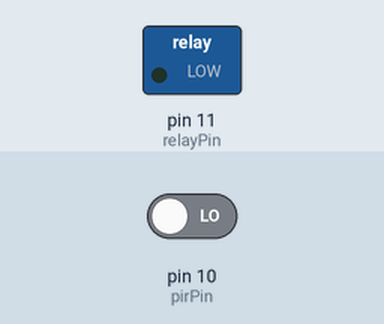
This sketch was run on a simulated Arduino Uno, built with avr-gcc and run on an emulated ATmega328P. Shown: switched loads named in the sketch (green lamp = pin HIGH). The test bench sets the inputs (shaded band); at power-on: pin 10 (pirPin) LOW.

Above: at 1.2 s.
1.3 s: pin 10 (pirPin) driven HIGH
At 2.1 s:
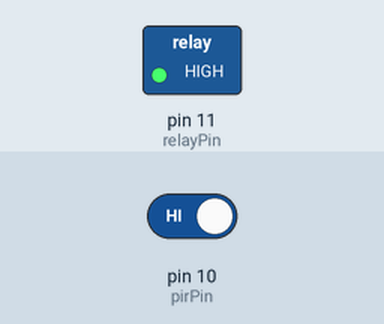
Timing chart, 0 to 4.3 s (numbered marks = the images above; inputs shaded):
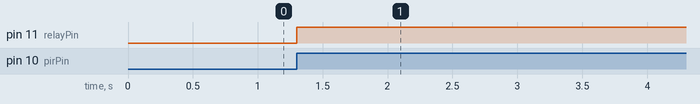

The sketch:

MotionSensorLight.ino.ino
```cpp
int pirPin = 10;
int relayPin = 11;

void setup() {
  pinMode(pirPin, INPUT);
  pinMode(relayPin, OUTPUT);
  digitalWrite(relayPin, LOW);

}

void loop() {
  if(digitalRead(pirPin) == HIGH){
    digitalWrite(relayPin, HIGH);
    delay(10000);
    digitalWrite(relayPin, LOW);
  }
}
```

Measured:
- after the input at 1.3 s, pin 11 (relayPin): LOW → HIGH at once
